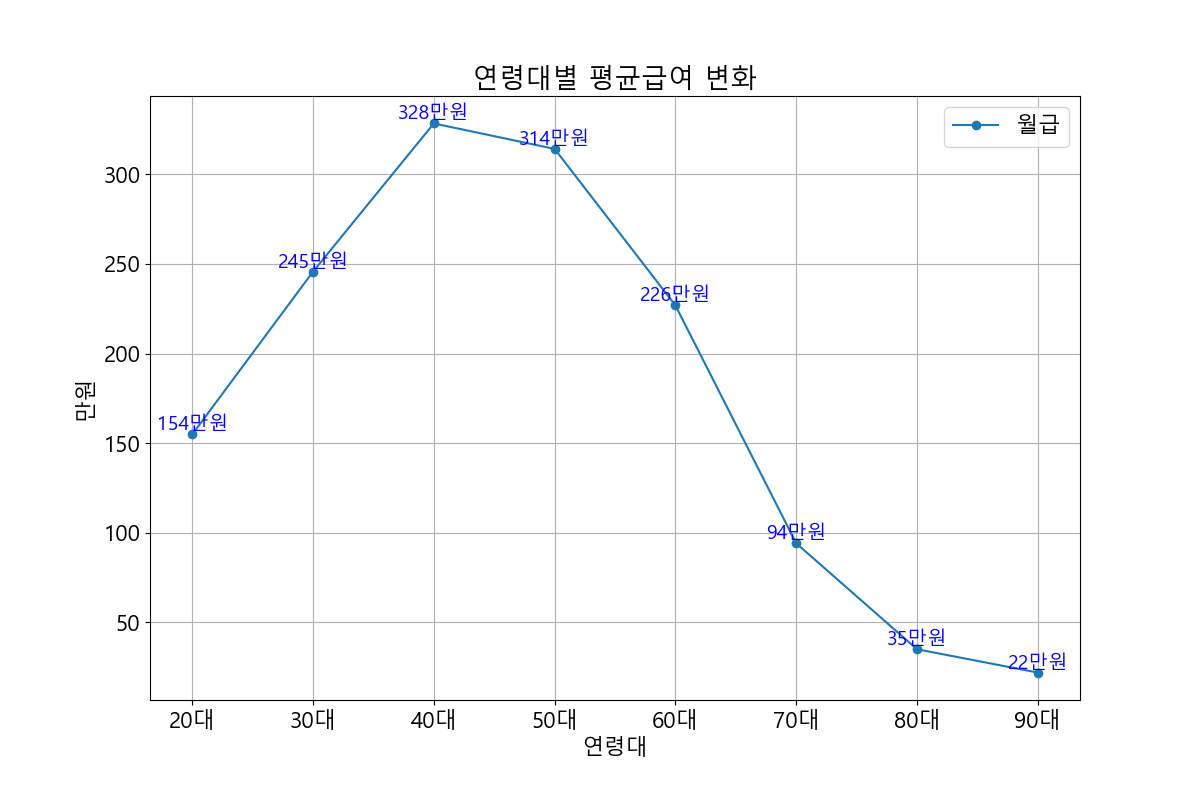

Write Python code to recreate this figure.
import numpy
import pandas as pd
from pandas import DataFrame
from pandas import ExcelFile
from matplotlib import pyplot
import datetime as dt
'''
xlsx = ExcelFile('data/dataset2017.xlsx')
df = xlsx.parse(xlsx.sheet_names[0])
print(df)
print('-' * 30)
'''
year_sal = df.filter(['h12_g4', 'p1202_8aq1'])
print(year_sal)
print('-' * 30)

df_year_sal = year_sal.rename(columns={'h12_g4':'출생년도', 'p1202_8aq1':'월급'})
print(df_year_sal)
print('-' * 30)

df_year_sal['연령대'] = (dt.datetime.now().year - df_year['출생년도'] + 1) // 10 * 10
print(df_year_sal)
print('-' * 30)

print(df_year_sal.isna().sum())
print('-' * 30)

df_year_sal.dropna(inplace=True)
print(df_year_sal.isna().sum())
print('-' * 30)

# 평균 급여 계산
df_year_sal_mean = df_year_sal.filter(['연령대', '월급']).groupby('연령대').mean()
print(df_year_sal_mean)
print('-' * 30)

index_after = {}
for i in list(df_year_sal_mean.index):
    index_after[i] = '%d대' %i
    
df_year_sal_mean.rename(index=index_after, inplace=True)
print(df_year_sal_mean)
print('-' * 30)

df_year_sal_mean.plot(marker='o')
pyplot.title('연령대별 평균급여 변화')
pyplot.grid()
pyplot.xlabel('연령대')
pyplot.ylabel('만원')

for i, v in enumerate(list(df_year_sal_mean['월급'])):
    txt = '%d만원' %v
    pyplot.text(i, v, txt, fontsize=14, color='blue',
                 horizontalalignment='center',
                 verticalalignment='bottom')
    
pyplot.savefig('exam5.png', dpi=100) # 그래프 파일에 저장

pyplot.show()


